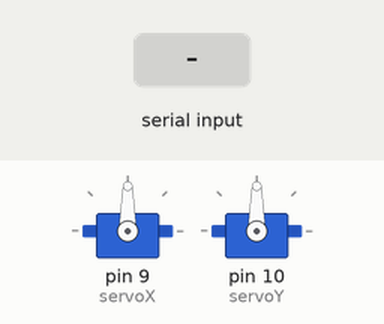
Simulated run of this sketch. Board: Arduino Uno, built with avr-gcc and run on an emulated ATmega328P. Parts: 2 × servo. The test bench sets the inputs (shaded band).

Above: at 2.2 s.
2.3 s: "U" received over Serial
At 3.3 s:
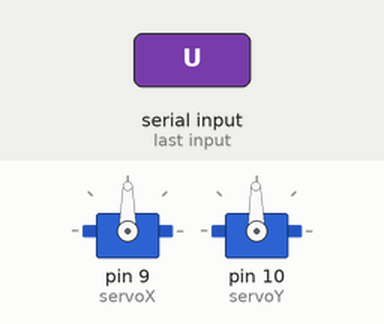
3.8 s: "L" received over Serial
At 4.5 s:
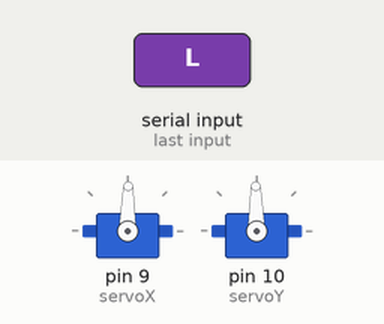
Timing chart, 0 to 6.8 s (numbered marks = the images above; inputs shaded):
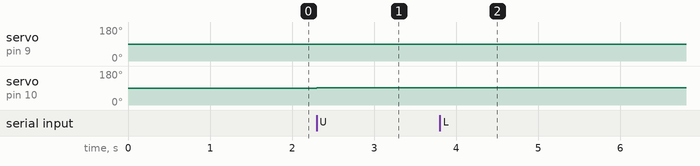

The sketch:

servo.ino
```cpp
#include <Servo.h>
Servo servoX;
Servo servoY;
int x = 90;
int y = 90;
void setup() {
  // put your setup code here, to run once:
  Serial.begin(9600);

  servoX.attach(9);
  servoY.attach(10);
  servoX.write(x);
  servoY.write(y);
  delay(1000);
}
char input = ""; //serial input is stored in this variable
void loop() {
  // put your main code here, to run repeatedly:
 if(Serial.available()){ //checks if any data is in the serial buffer
  input = Serial.read(); //reads the data into a variable
  if(input == 'U'){
   servoY.write(y+1);    //adjusts the servo angle according to the input
   y += 1;               //updates the value of the angle
  }
  else if(input == 'D'){
   servoY.write(y-1);
   y -= 1;
  }
  else{
   servoY.write(y);
  }
  if(input == 'L'){
  servoX.write(x-1);
  x -= 1;
  } else if(input == 'R'){
  servoX.write(x+1);
  x += 1;
  }
  else{
  servoX.write(x);
  }
  input = "";           //clears the variable
 }
 //process keeps repeating!! :)
}
```

Measured:
- after the input at 2.3 s, servo on pin 10 (servoY): 90° → 91° at once
- after the input at 3.8 s, servo on pin 9 (servoX): 90° → 89° at once
